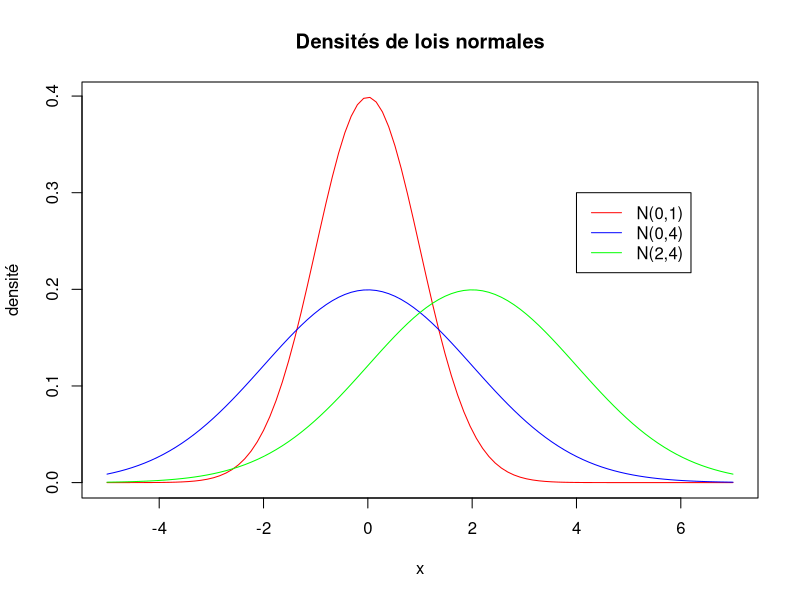

The R source for this figure:
## ---- chunk 1
curve(dnorm(x,0,1),from = -5,to = 7,col="red",main="Densités de lois normales",ylab="densité")
curve(dnorm(x,0,2),from = -5,to = 7,col="blue",add = TRUE)
curve(dnorm(x,2,2),from = -5,to = 7,col="green",add = TRUE)
legend(4,0.3,legend=c("N(0,1)","N(0,4)","N(2,4)"),col = c("red","blue","green"),lty=1)
